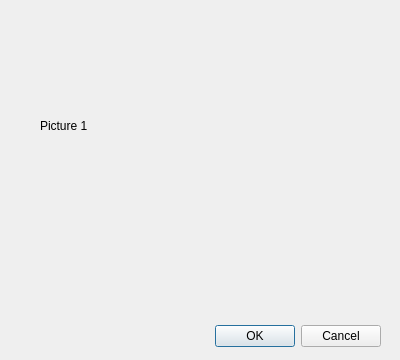
<?xml version="1.0" encoding="UTF-8"?>
<ui version="4.0">
 <class>Dialog</class>
 <widget class="QDialog" name="Dialog">
  <property name="geometry">
   <rect>
    <x>0</x>
    <y>0</y>
    <width>400</width>
    <height>360</height>
   </rect>
  </property>
  <property name="windowTitle">
   <string>Dialog</string>
  </property>
  <widget class="QDialogButtonBox" name="buttonBox">
   <property name="geometry">
    <rect>
     <x>40</x>
     <y>320</y>
     <width>341</width>
     <height>32</height>
    </rect>
   </property>
   <property name="orientation">
    <enum>Qt::Horizontal</enum>
   </property>
   <property name="standardButtons">
    <set>QDialogButtonBox::Cancel|QDialogButtonBox::Ok</set>
   </property>
  </widget>
  <widget class="QLabel" name="label">
   <property name="geometry">
    <rect>
     <x>40</x>
     <y>20</y>
     <width>331</width>
     <height>211</height>
    </rect>
   </property>
   <property name="text">
    <string>Picture 1</string>
   </property>
  </widget>
 </widget>
 <resources/>
 <connections>
  <connection>
   <sender>buttonBox</sender>
   <signal>accepted()</signal>
   <receiver>Dialog</receiver>
   <slot>accept()</slot>
   <hints>
    <hint type="sourcelabel">
     <x>248</x>
     <y>254</y>
    </hint>
    <hint type="destinationlabel">
     <x>157</x>
     <y>274</y>
    </hint>
   </hints>
  </connection>
  <connection>
   <sender>buttonBox</sender>
   <signal>rejected()</signal>
   <receiver>Dialog</receiver>
   <slot>reject()</slot>
   <hints>
    <hint type="sourcelabel">
     <x>316</x>
     <y>260</y>
    </hint>
    <hint type="destinationlabel">
     <x>286</x>
     <y>274</y>
    </hint>
   </hints>
  </connection>
 </connections>
</ui>
